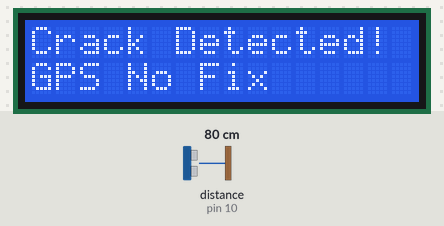
A sketch run on a simulated Arduino Uno, built with avr-gcc and run on an emulated ATmega328P. Shown: 16×2 character LCD. Wiring (inferred from the names in the program): ultrasonic range finder: trigger pin 9; echo pin 10. Inputs (shaded band) come from the test bench; at power-on: distance to the obstacle (sensor on pin 10) 80 cm. The echo pulse lasts 58.3 µs per cm; the modem accepts every AT command (registered, SIM ready, sends succeed) and sends nothing else.

Above: at 3.2 s.
3.3 s: distance to the obstacle (sensor on pin 10) set to 2 cm
At 7.5 s:
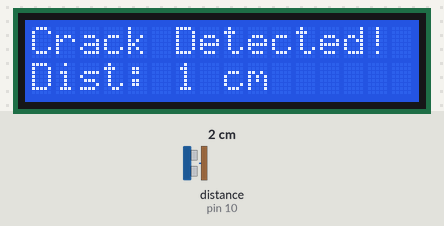
8.9 s: distance to the obstacle (sensor on pin 10) set to 4 cm
At 10.2 s:
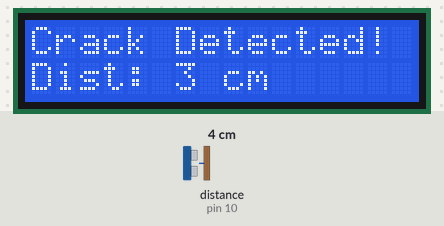
14.5 s: distance to the obstacle (sensor on pin 10) set to 60 cm
At 14.9 s:
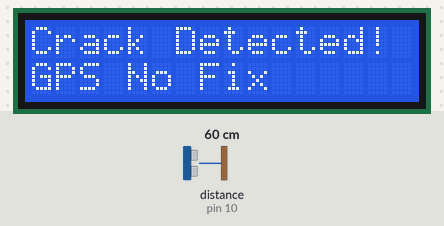
Timing chart, 0 to 17.5 s (numbered marks = the images above; inputs shaded):
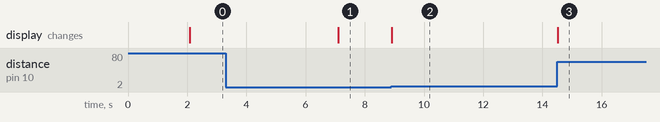

Measured:
- after the input at 3.3 s, the display: changes after 3.8 s (image 1)
- after the input at 8.9 s, the display: changes at once (image 2)
- after the input at 14.5 s, the display: changes at once (image 3)

The sketch:

Crack_detector.ino
```cpp
#include <SoftwareSerial.h>
#include <Wire.h>
#include <LiquidCrystal.h>
#include <Adafruit_GPS.h>

// Define pins for ultrasonic sensor
const int trigPin = 9;
const int echoPin = 10;

// GSM and GPS module pins
SoftwareSerial gsm(7, 8); // RX, TX
SoftwareSerial gpsSerial(4, 3); // RX, TX

// Create instances for the GPS and LCD
Adafruit_GPS GPS(&gpsSerial);
LiquidCrystal lcd(12, 11, 5, 4, 3, 2);

void setup() {
  // Initialize the LCD
  lcd.begin(16, 2);
  lcd.print("Initializing...");

  // Setup pins for ultrasonic sensor
  pinMode(trigPin, OUTPUT);
  pinMode(echoPin, INPUT);

  // Initialize GSM module
  gsm.begin(9600);
  delay(1000);
  gsm.println("AT+CMGF=1"); // Set GSM to text mode
  delay(1000);

  // Initialize GPS module
  GPS.begin(9600);
  GPS.sendCommand(PMTK_SET_NMEA_OUTPUT_RMCGGA);
  GPS.sendCommand(PMTK_SET_NMEA_UPDATE_1HZ);

  lcd.clear();
  lcd.print("System Ready");
}

void loop() {
  long duration;
  int distance;

  // Trigger the ultrasonic sensor
  digitalWrite(trigPin, LOW);
  delayMicroseconds(2);
  digitalWrite(trigPin, HIGH);
  delayMicroseconds(10);
  digitalWrite(trigPin, LOW);

  // Read the distance from the sensor
  duration = pulseIn(echoPin, HIGH);
  distance = duration * 0.034 / 2;

  // Display the distance on the LCD
  lcd.setCursor(0, 1);
  lcd.print("Dist: ");
  lcd.print(distance);
  lcd.print(" cm");

  // If a crack is detected (e.g., distance exceeds threshold)
  if (distance > 50) { // Adjust the threshold as necessary
    lcd.clear();
    lcd.print("Crack Detected!");

    // Get GPS coordinates
    GPS.read();
    if (GPS.fix) {
      String latitude = String(GPS.latitudeDegrees, 6);
      String longitude = String(GPS.longitudeDegrees, 6);

      // Send SMS with location details
      String message = "Crack detected at Lat: " + latitude + " Lon: " + longitude;
      sendSMS(message);
    } else {
      lcd.setCursor(0, 1);
      lcd.print("GPS No Fix");
    }

    delay(5000); // Wait for 5 seconds before next reading
  }
}

void sendSMS(String message) {
  gsm.print("AT+CMGS=\"+1234567890\"\r"); // Replace with recipient's phone number
  delay(1000);
  gsm.print(message);
  delay(1000);
  gsm.write(26); // ASCII code for CTRL+Z to send the message
  delay(1000);
}
```
